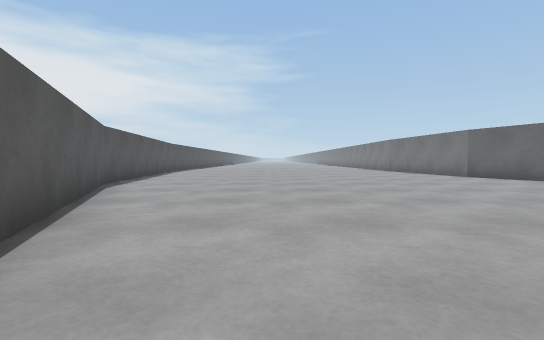
[1] (above)

22 first-person views from a walk through a 3-D level made in the Unity game engine. The camera is 0.55 m above the floor, tilts 2° down and sees 85° across. The floor is counted in squares, 1 m on a side. Each view is taken from the middle of a square. On the plan, view 1 faces up. The plan holds only what a view shows up to about 9 squares ahead; the rest is blank. The place goes on beyond the plan.

[2]
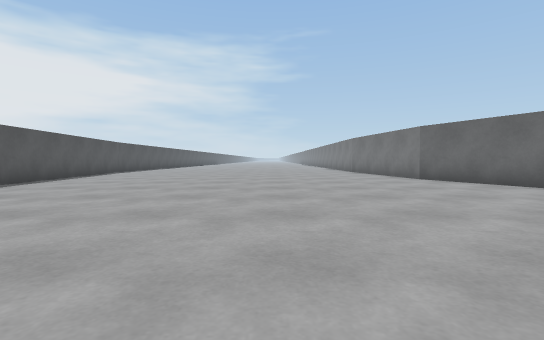

[3]
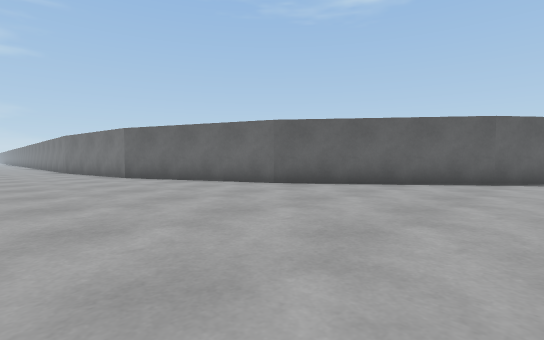

[4]
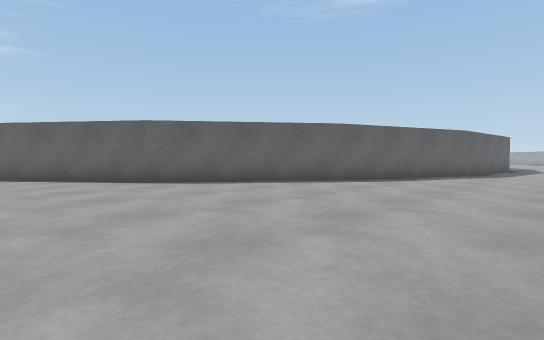

[5]
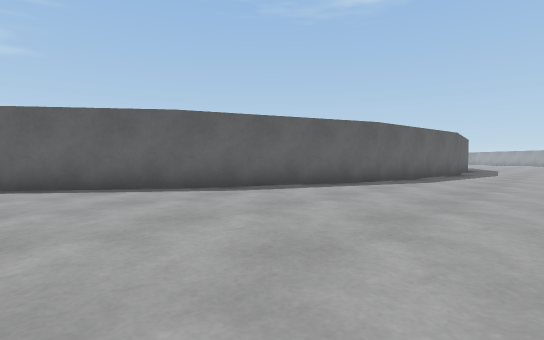

[6]
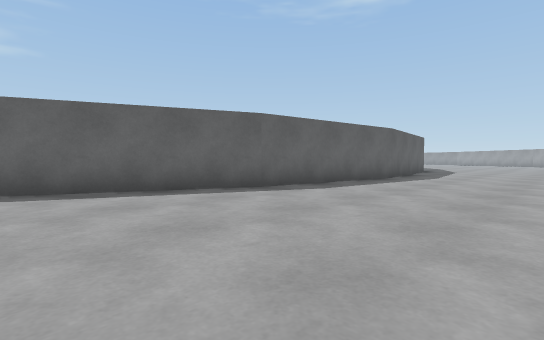

[7]
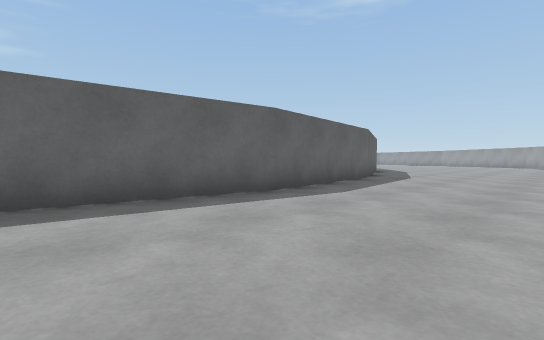

[8]
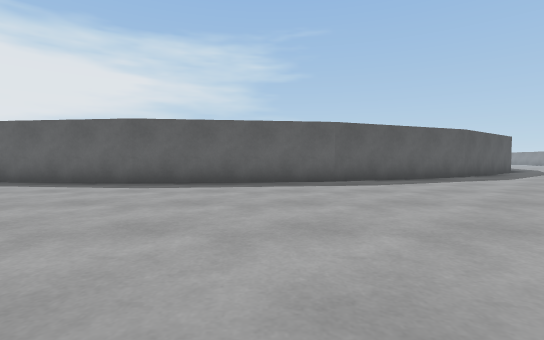

[9]
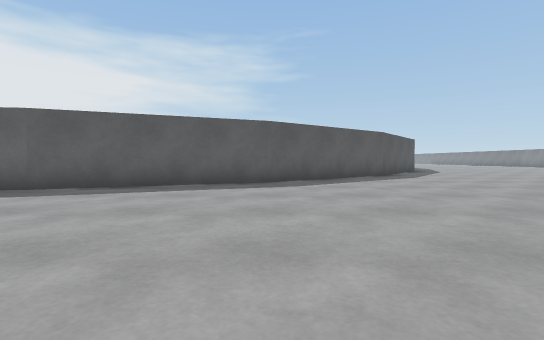

[10]
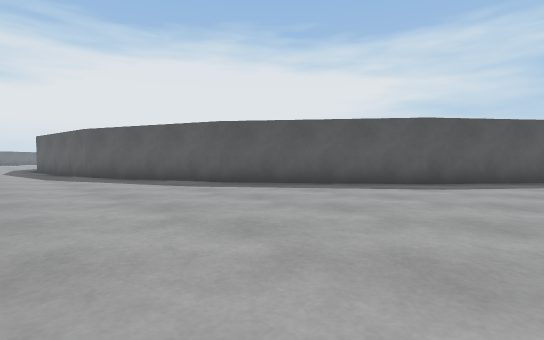

[11]
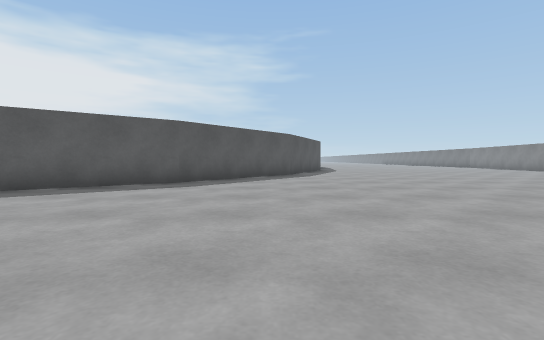

[12]
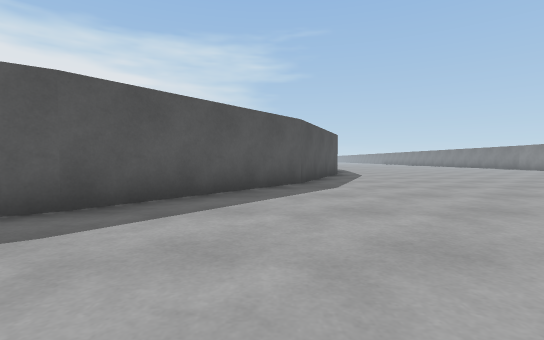

[13]
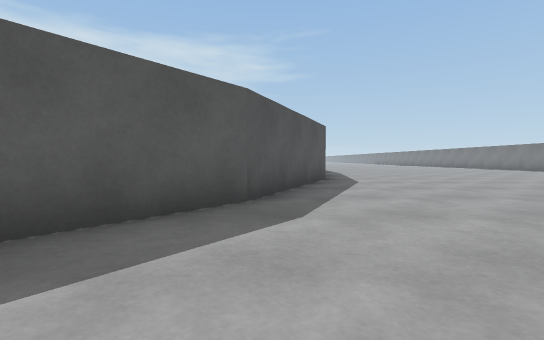

[14]
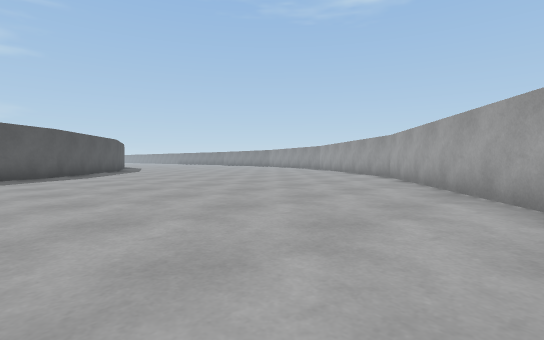

[15]
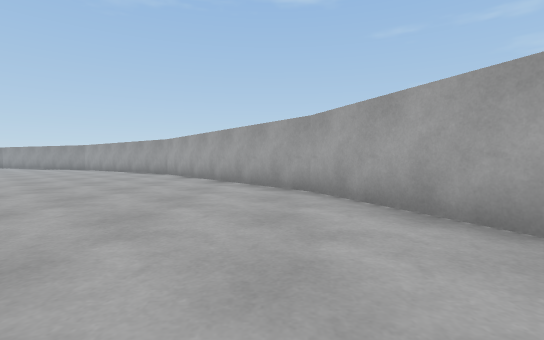

[16]
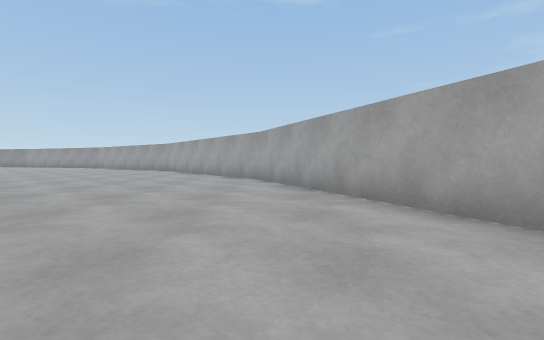

[17]
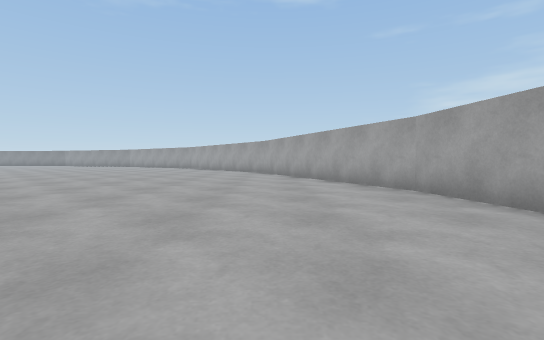

[18]
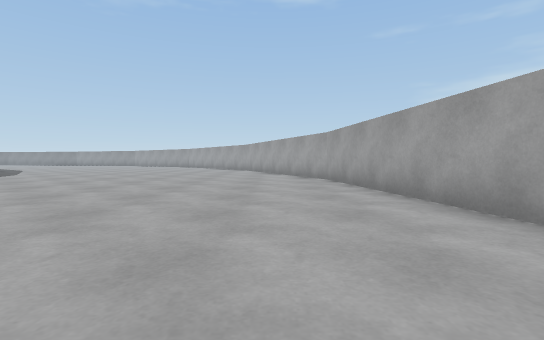

[19]
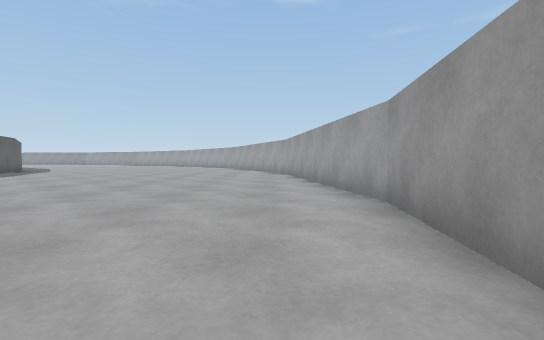

[20]
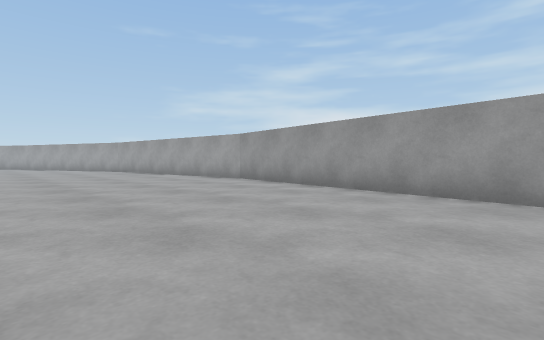

[21]
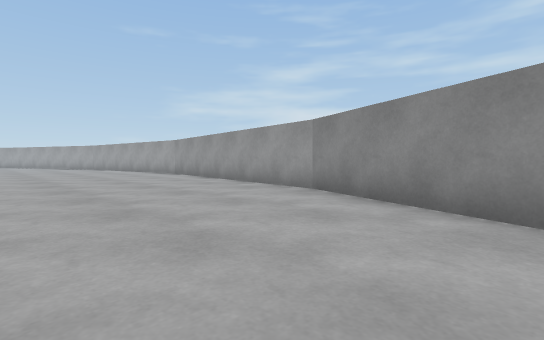

[22]
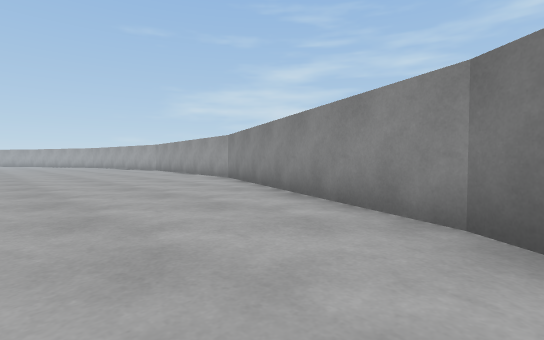

### Floor plan
Points are (right, up) in squares from view 1. A wall is a line through its corners. A room is listed if a view was taken in it or the views show most of it. See-through windows are left out.
Room 1 (views 1, 2, 3, 4, 5, 6, 7, 8, 9, 10, 11, 12, 13, 14, 15, 16, 17, 18, 19, 20, 21, 22)
walls: (19.1, -3.6) (14.6, -1.8); (14.7, -1.8) (10.8, 1.1); (23.9, -4.3) (19, -3.6); (10.9, 1.1) (7.9, 4.9); (28.6, -3.6) (23.7, -4.3); (16.4, -13.5) (23.8, -14.5); (23.7, -14.5) (31.3, -13.5); (9.5, -10.6) (16.5, -13.6); (9, -10.3) (9.6, -10.7); (8, 4.8) (6.1, 9.4); (33, -1.8) (28.5, -3.6); (31.1, -13.5) (38.2, -10.6); (6.2, 9.2) (6, 10.1); (36.8, 1.2) (32.9, -1.8); (38, -10.7) (42.5, -7.3); (-3.8, 6.7) (-1.8, 1.9); (41.5, 9.4) (39.7, 4.9) (36.7, 1.1); (-4.2, 10) (-3.7, 6.7)

Where each view was taken, in squares from view 1:
view 1: 0 up, 0 right, facing up
view 2: 1 up, 2 right, facing up
view 3: 0 up, 3 right, facing up-right
view 4: 6 down, 8 right, facing up-right
view 5: 7 down, 12 right, facing up-right
view 6: 8 down, 15 right, facing up-right
view 7: 8 down, 20 right, facing up-right
view 8: 11 down, 27 right, facing up
view 9: 9 down, 33 right, facing up
view 10: 6 down, 39 right, facing up-left
view 11: 6 down, 39 right, facing up
view 12: 2 down, 39 right, facing up
view 13: 1 up, 40 right, facing up
view 14: 10 down, 35 right, facing up-right
view 15: 10 down, 33 right, facing right
view 16: 11 down, 30 right, facing right
view 17: 11 down, 26 right, facing right
view 18: 12 down, 23 right, facing right
view 19: 13 down, 20 right, facing right
view 20: 9 down, 17 right, facing down-right
view 21: 9 down, 13 right, facing down-right
view 22: 8 down, 9 right, facing down-right
